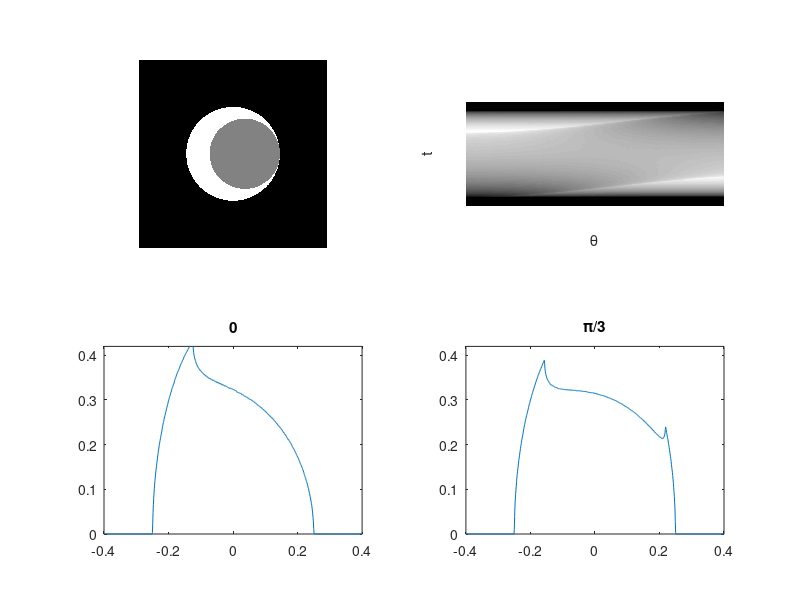

Write MATLAB code to recreate this figure.
% Exercise 1: 2
% Crescent Shaped Region
x=linspace(-1,1,1000);
y=x;
zz=zeros(1000);
[xx,yy]=meshgrid(x,y);
rr=xx.^2+yy.^2;
zz=1*(rr<=1/4)-0.5*((rr-1/4*xx)<=1/8);

subplot(2,2,1) % f(x,y)
imshow(zz,[]);
axis off

subplot(2,2,2) % Radon Transform
theta=0:180;
[R,xp]=radon(zz,theta);
imshow(R,[],'Xdata',theta,'Ydata',xp/10,'InitialMagnification','fit')
xlabel('\theta'); ylabel('t');
axis([ 0 150 -30 30]);

subplot(2,2,3)
[R,xp]=radon(zz,0);
plot(xp/1000,R/1000);
axis([ -0.4 0.4 0 0.42]);
title('0');

subplot(2,2,4)
[R,xp]=radon(zz,60);
plot(xp/1000,R/1000);
axis([ -0.4 0.4 0 0.42]);
title('\pi/3');



